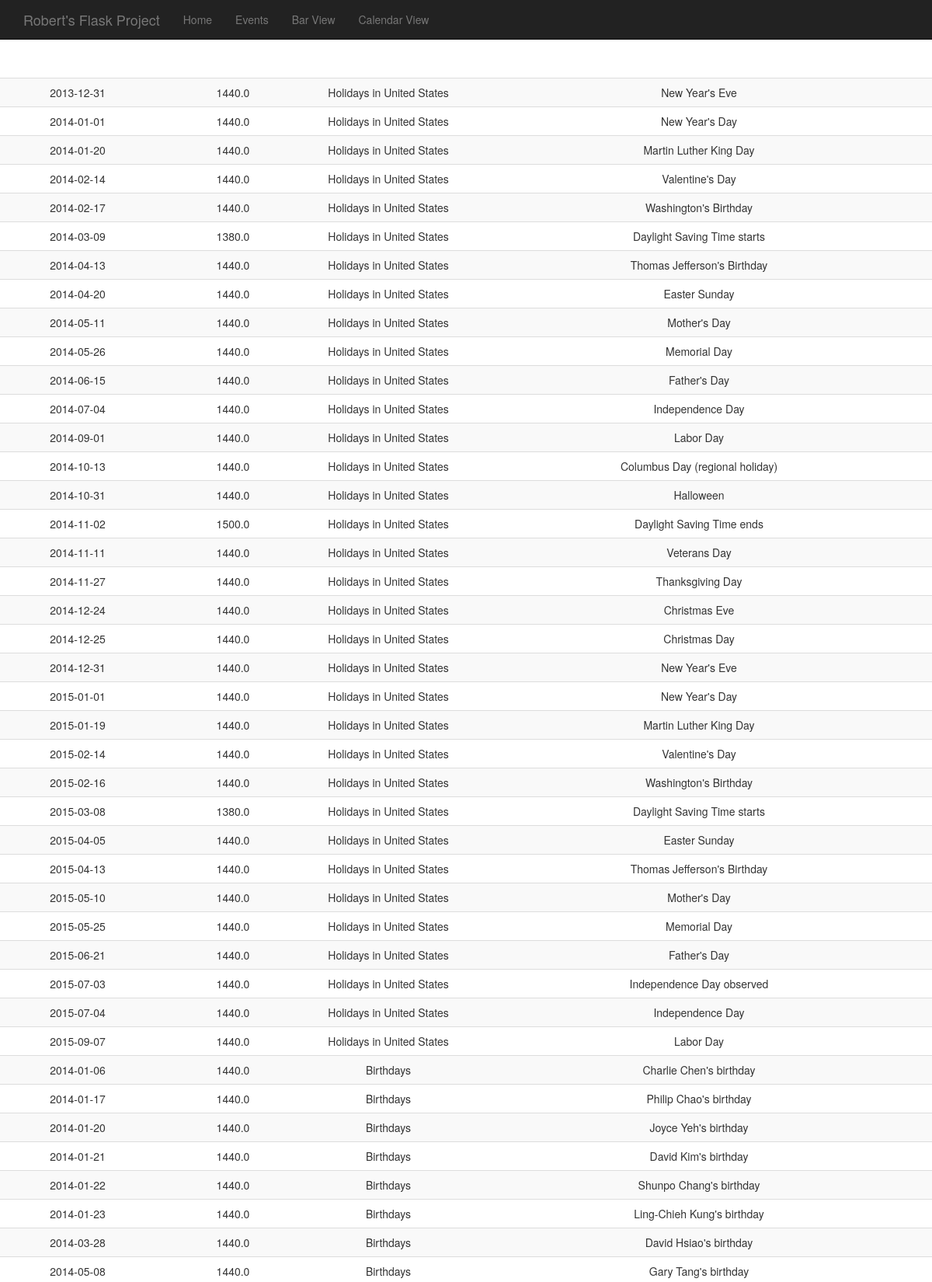
/dbdisplay/duration/120.0 (upper part), run on the app's committed database.
### models/models.py (models this page shows, shortened)
class Events(db.Model):
	__tablename__ = 'events_full'
	id = Column(Integer, primary_key=True)
	date = Column(Date)
	duration = Column(Float)
	event_type = Column(String)
	event_name = Column(String)

### webapp.py (the view)
@webapp.route('/dbdisplay/duration/<duration>')
def display_duration_greater_than(duration):
  return render_template("dbdisplay.html",
                         events = Events.query.filter(Events.duration > float(duration)).all())

### templates/dbdisplay.html (shortened to what this page needs)
{% extends "base.html" %}
{% block content %}
<table class="table table-striped table-hover" style="margin-left: auto; margin-right: auto;">
{% for event in events %}
  <tr align="center">
	<td class="col-md-2">{{ event.date }}</td>
	<td class="col-md-2">{{ event.duration }}</td>
	<td class="col-md-2">{{ event.event_type }}</td>
	<td class="col-md-8">{{ event.event_name }}</td>
  </tr>
{% endfor %}
</table>
{% endblock %}

### templates/base.html (style rules this page uses)
body { padding-top: 100px; }

### data on the page
Events: date "2013-12-31", duration "1440.0", event_type "Holidays in United States", event_name "New Year's Eve"
Events: date "2014-01-01", duration "1440.0", event_type "Holidays in United States", event_name "New Year's Day"
Events: date "2014-01-20", duration "1440.0", event_type "Holidays in United States", event_name "Martin Luther King Day"
Events: date "2014-02-14", duration "1440.0", event_type "Holidays in United States", event_name "Valentine's Day"
Events: date "2014-02-17", duration "1440.0", event_type "Holidays in United States", event_name "Washington's Birthday"
Events: date "2014-03-09", duration "1380.0", event_type "Holidays in United States", event_name "Daylight Saving Time starts"
Events: date "2014-04-13", duration "1440.0", event_type "Holidays in United States", event_name "Thomas Jefferson's Birthday"
Events: date "2014-04-20", duration "1440.0", event_type "Holidays in United States", event_name "Easter Sunday"
Events: date "2014-05-11", duration "1440.0", event_type "Holidays in United States", event_name "Mother's Day"
Events: date "2014-05-26", duration "1440.0", event_type "Holidays in United States", event_name "Memorial Day"
Events: date "2014-06-15", duration "1440.0", event_type "Holidays in United States", event_name "Father's Day"
Events: date "2014-07-04", duration "1440.0", event_type "Holidays in United States", event_name "Independence Day"
Events: date "2014-09-01", duration "1440.0", event_type "Holidays in United States", event_name "Labor Day"
Events: date "2014-10-13", duration "1440.0", event_type "Holidays in United States", event_name "Columbus Day (regional holiday)"
Events: date "2014-10-31", duration "1440.0", event_type "Holidays in United States", event_name "Halloween"
Events: date "2014-11-02", duration "1500.0", event_type "Holidays in United States", event_name "Daylight Saving Time ends"
Events: date "2014-11-11", duration "1440.0", event_type "Holidays in United States", event_name "Veterans Day"
Events: date "2014-11-27", duration "1440.0", event_type "Holidays in United States", event_name "Thanksgiving Day"
Events: date "2014-12-24", duration "1440.0", event_type "Holidays in United States", event_name "Christmas Eve"
Events: date "2014-12-25", duration "1440.0", event_type "Holidays in United States", event_name "Christmas Day"
Events: date "2014-12-31", duration "1440.0", event_type "Holidays in United States", event_name "New Year's Eve"
Events: date "2015-01-01", duration "1440.0", event_type "Holidays in United States", event_name "New Year's Day"
Events: date "2015-01-19", duration "1440.0", event_type "Holidays in United States", event_name "Martin Luther King Day"
Events: date "2015-02-14", duration "1440.0", event_type "Holidays in United States", event_name "Valentine's Day"
Events: date "2015-02-16", duration "1440.0", event_type "Holidays in United States", event_name "Washington's Birthday"
Events: date "2015-03-08", duration "1380.0", event_type "Holidays in United States", event_name "Daylight Saving Time starts"
Events: date "2015-04-05", duration "1440.0", event_type "Holidays in United States", event_name "Easter Sunday"
Events: date "2015-04-13", duration "1440.0", event_type "Holidays in United States", event_name "Thomas Jefferson's Birthday"
Events: date "2015-05-10", duration "1440.0", event_type "Holidays in United States", event_name "Mother's Day"
Events: date "2015-05-25", duration "1440.0", event_type "Holidays in United States", event_name "Memorial Day"
Events: date "2015-06-21", duration "1440.0", event_type "Holidays in United States", event_name "Father's Day"
Events: date "2015-07-03", duration "1440.0", event_type "Holidays in United States", event_name "Independence Day observed"
Events: date "2015-07-04", duration "1440.0", event_type "Holidays in United States", event_name "Independence Day"
Events: date "2015-09-07", duration "1440.0", event_type "Holidays in United States", event_name "Labor Day"
Events: date "2014-01-06", duration "1440.0", event_type "Birthdays", event_name "Charlie Chen's birthday"
Events: date "2014-01-17", duration "1440.0", event_type "Birthdays", event_name "Philip Chao's birthday"
Events: date "2014-01-20", duration "1440.0", event_type "Birthdays", event_name "Joyce Yeh's birthday"
Events: date "2014-01-21", duration "1440.0", event_type "Birthdays", event_name "David Kim's birthday"
Events: date "2014-01-22", duration "1440.0", event_type "Birthdays", event_name "Shunpo Chang's birthday"
Events: date "2014-01-23", duration "1440.0", event_type "Birthdays", event_name "Ling-Chieh Kung's birthday"
Events: date "2014-03-28", duration "1440.0", event_type "Birthdays", event_name "David Hsiao's birthday"
Events: date "2014-05-08", duration "1440.0", event_type "Birthdays", event_name "Gary Tang's birthday"
